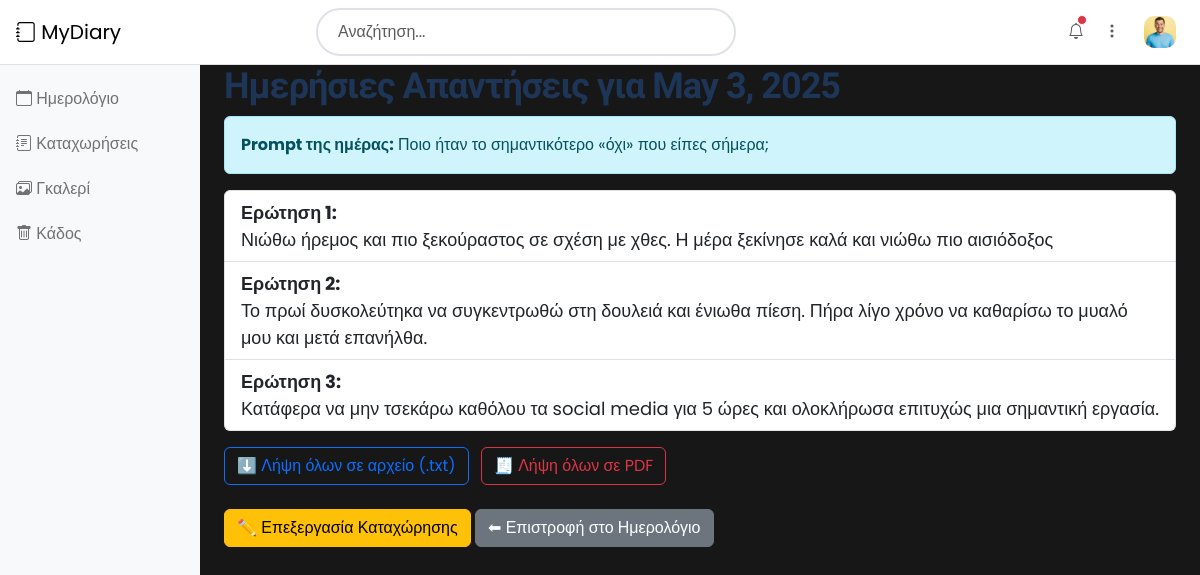
Page /answers/2025-05-03/ (signed in) on the committed database.
### diary/models.py (models this page shows)
class JournalAnswer(models.Model):
    user = models.ForeignKey(User, on_delete=models.CASCADE)
    date = models.DateField()
    question_number = models.PositiveSmallIntegerField()
    answer = models.TextField()
    class Meta:
        unique_together = ('user', 'date', 'question_number')

### diary/views.py (the view)
# urls.py: path('answers/<str:date>/', views.daily_answers_view, name='daily_answers'),
@login_required
def daily_answers_view(request, date):
    date_obj = datetime.strptime(date, "%Y-%m-%d").date()
    answers = JournalAnswer.objects.filter(user=request.user, date=date_obj).order_by('question_number')
    prompt_seed = int(date_obj.strftime("%Y%m%d"))
    random.seed(prompt_seed)
    prompt = get_daily_prompt()
    return render(request, 'diary/daily_answers.html', {
        'date': date_obj,
        'answers': answers,
        'prompt': prompt
    })

### diary/prompts_loader.py (called while the page is built)
def get_daily_prompt():
    try:
        with open(PROMPTS_PATH, 'r', encoding='utf-8') as f:
            prompts = json.load(f)
        if not prompts:
            return None
        today = date.today().strftime("%Y%m%d")
        random.seed(int(today))
        return random.choice(prompts)
    except Exception as e:
        return None

### diary/templates/diary/daily_answers.html (shortened to what this page needs)
{% extends 'diary/base.html' %}
{% block content %}
  <h2>Ημερήσιες Απαντήσεις για {{ date }}</h2>
  {% if prompt %}
    <div class="alert alert-info">
      <strong>Prompt της ημέρας:</strong> {{ prompt }}
    </div>
  {% endif %}
  {% if answers %}
    <ul class="list-group">
        {% for ans in answers %}
        <li class="list-group-item">
          <strong>Ερώτηση {{ ans.question_number }}:</strong><br>
          {{ ans.answer }}
        </li>
      {% endfor %}
      </ul>
      <div class="mt-3">
        <a href="{% url 'export_answers_txt' date=date %}" class="btn btn-outline-primary">
          ⬇️ Λήψη όλων σε αρχείο (.txt)
        </a>
        <a href="{% url 'export_answers_pdf' date=date %}" class="btn btn-outline-danger ms-2">
          🧾 Λήψη όλων σε PDF
        </a>
      </div>
  {% else %}
    <p>Δεν υπάρχουν απαντήσεις για αυτή την ημέρα.</p>
  {% endif %}
  <div class="mt-4">
    <a href="{% url 'entry_view' date %}" class="btn btn-warning">✏️ Επεξεργασία Καταχώρησης</a>
    <a href="{% url 'calendar' %}" class="btn btn-secondary">⬅ Επιστροφή στο Ημερολόγιο</a>
  </div>
{% endblock %}

### diary/templates/diary/base.html (shortened to what this page needs)
{% load static %}
<!DOCTYPE html>
<html lang="el">
<head>
  <link href="https://cdn.jsdelivr.net/npm/bootstrap@5.3.3/dist/css/bootstrap.min.css" rel="stylesheet">
  <link rel="stylesheet" href="{% static 'css/bootstrap-icons.css' %}">
  <link rel="stylesheet" href="{% static 'css/tooplate-mini-finance.css' %}">
  <link rel="stylesheet" href="{% static 'css/styles.css' %}">
  <link rel="stylesheet" href="{% static 'css/form-pack.css' %}">
  <link rel="stylesheet" href="https://cdn.jsdelivr.net/npm/fullcalendar@6.1.8/main.min.css">
</head>
<body>
{% block header %}
<header class="navbar sticky-top flex-md-nowrap">
  <div class="col-md-3 col-lg-3 me-0 px-3 fs-6">
    <a class="navbar-brand" href="{% url 'index' %}">
      <i class="bi-journal"></i> MyDiary
    </a>
  </div>
  <form class="custom-form header-form ms-lg-3 me-lg-auto" action="#" method="get">
    <input class="form-control" name="search" type="text" placeholder="Αναζήτηση..." aria-label="Search">
  </form>
  {% if user.is_authenticated %}
  <div class="navbar-nav me-lg-2">
    <div class="nav-item text-nowrap d-flex align-items-center">
      <div class="dropdown ps-3">
        <a class="nav-link dropdown-toggle text-center" href="#" role="button" data-bs-toggle="dropdown" aria-expanded="false" id="navbarLightDropdownMenuLink">
          <i class="bi-bell"></i>
          <span class="position-absolute start-100 translate-middle p-1 bg-danger border border-light rounded-circle">
          </span>
        </a>
      </div>
      <div class="dropdown ps-1">
        <a class="nav-link dropdown-toggle text-center" href="#" role="button" data-bs-toggle="dropdown" aria-expanded="false">
            <i class="bi-three-dots-vertical"></i>
        </a>
    </div>
      <div class="dropdown px-3">
        <a class="nav-link dropdown-toggle" href="#" role="button" data-bs-toggle="dropdown" aria-expanded="false">
          {% if request.user.is_authenticated %}
            {% if request.user.userprofile.profile_image %}
              <img src="{{ request.user.userprofile.profile_image }}" class="profile-image img-fluid me-3" alt="Προφίλ">
            {% else %}
              <img src="{% static 'images/medium-shot-happy-man-smiling.jpg' %}" class="profile-image img-fluid me-3" alt="Default">
            {% endif %}
          {% endif %}
        </a>
      </div>
    </div>
  </div>
  {% endif %}
</header>
{% endblock %}
<div class="container-fluid">
  <div class="row">
    <nav id="sidebarMenu" class="col-md-3 col-lg-2 d-md-block bg-light sidebar collapse">
      <div class="position-sticky pt-3">
        <ul class="nav flex-column">
          <li class="nav-item"><a class="nav-link" href="{% url 'calendar' %}"><i class="bi-calendar"></i> Ημερολόγιο</a></li>
          <li class="nav-item"><a class="nav-link" href="{% url 'my_entries' %}"><i class="bi-journal-text"></i> Καταχωρήσεις</a></li>
          <li class="nav-item">
            <a class="nav-link" href="{% url 'gallery' %}">
              <i class="bi bi-images"></i> Γκαλερί
            </a>
          </li>
          <li class="nav-item"><a class="nav-link" href="{% url 'trash' %}"><i class="bi-trash"></i> Κάδος</a></li>
        </ul>
      </div>
    </nav>
    <main class="col-md-9 ms-sm-auto col-lg-10 px-md-4">
      {% block content %}{% endblock %}
    </main>
  </div>
</div>
</body>
</html>

### static/css/tooplate-mini-finance.css (style rules this page uses)
:root { --white-color: #ffffff; --primary-color: #E63946; --secondary-color: #F1FAEE; --section-bg-color: #ececec; --primary-bg-color: #E63946; --custom-btn-bg-color: #A8DADC; --custom-btn-bg-hover-color: #1D3557; --heading-color: #1D3557; --dark-color: #000000; --p-color: #717275; --border-color: #e0e0e5; --link-hover-color: #E63946; --body-font-family: 'Unbounded'; --h1-font-size: 74px; --h2-font-size: 46px; --h3-font-size: 32px; --h4-font-size: 28px; --h5-font-size: 24px; --h6-font-size: 22px; --p-font-size: 18px; --menu-font-size: 14px; --btn-font-size: 12px; --copyright-font-size: 10px; --border-radius-large: 100px; --border-radius-medium: 20px; --border-radius-small: 10px; --font-weight-light: 300; --font-weight-normal: 400; --font-weight-bold: 700; }
body { background-color: var(--white-color); font-family: var(--body-font-family); }
h2, h3, h4, h5, h6 { color: var(--heading-color); }
h1, h2, h3, h4, h5, h6 { font-weight: var(--font-weight-bold); }
h2 { font-size: var(--h2-font-size); }
ul li { color: var(--p-color); font-size: var(--p-font-size); font-weight: var(--font-weight-light); }
a, button { touch-action: manipulation; transition: all 0.3s; }
a { display: inline-block; color: var(--primary-color); text-decoration: none; }
b, strong { font-weight: var(--font-weight-bold); }
.profile-image { border-radius: var(--border-radius-small); width: 32px; height: 32px; object-fit: cover; }
.sidebar { background: var(--white-color); position: fixed; top: 0; bottom: 0; left: 0; z-index: 100; padding: 58px 0 0; }
.navbar { background: var(--white-color); border-bottom: 1px solid var(--border-color); padding-top: 8px; padding-bottom: 8px; }
.navbar .nav-link { position: relative; }
.navbar .header-form { width: 35%; }
.navbar .header-form .form-control { margin-bottom: 0; }
.navbar .dropdown-toggle::after { display: none; }
.dropdown-toggle { width: 32px; }
.dropdown-toggle .start-100 { top: 8px; left: 68%!important; }
#sidebarMenu .nav { flex-wrap: inherit; }
#sidebarMenu .nav-link { border-radius: var(--border-radius-small); color: var(--p-color); font-size: var(--menu-font-size); display: inline-block; position: relative; margin-top: 5px; }
.custom-form .form-control { color: var(--p-color); border-radius: var(--border-radius-large); font-size: var(--menu-font-size); margin-bottom: 24px; padding: 10px 20px; outline: none; transition: all 0.3s; }

### static/css/styles.css (style rules this page uses)
body { font-family: "Montserrat", sans-serif; }

### static/css/form-pack.css (style rules this page uses)
:root { --body-bg-color: #181717; --white-color: #ffffff; --primary-color: #E07A5F; --secondary-color: #F2CC8F; --section-bg-color: #f0f8ff; --custom-btn-bg-color: #E07A5F; --custom-btn-bg-hover-color: #F2CC8F; --dark-color: #000000; --p-color: #717275; --link-hover-color: #F2CC8F; --body-font-family: 'Poppins', sans-serif; --heading-font-family: 'Unbounded', sans-serif; --h1-font-size: 62px; --h2-font-size: 36px; --h3-font-size: 28px; --h4-font-size: 24px; --h5-font-size: 22px; --h6-font-size: 20px; --p-font-size: 18px; --menu-font-size: 16px; --btn-font-size: 14px; --border-radius-large: 100px; --border-radius-medium: 20px; --border-radius-small: 10px; --font-weight-normal: 400; --font-weight-medium: 500; --font-weight-bold: 700; }
body { background-color: var(--body-bg-color); font-family: var(--body-font-family); }
h1, h2, h3, h4, h5, h6 { font-family: var(--heading-font-family); font-weight: var(--font-weight-medium); letter-spacing: -1px; }
h2 { font-size: var(--h2-font-size); font-weight: var(--font-weight-bold); }
ul li { color: var(--p-color); font-size: var(--p-font-size); font-weight: var(--font-weight-normal); }
a, button { touch-action: manipulation; transition: all 0.3s; }
a { display: inline-block; color: var(--secondary-color); text-decoration: none; }
b, strong { font-weight: var(--font-weight-bold); }
.custom-form .form-control { border-radius: var(--border-radius-large); border-width: 2px; box-shadow: none; color: var(--p-color); margin-bottom: 20px; padding: 10px; padding-left: 20px; outline: none; }

### rows in the picture
JournalAnswer: question_number "1", answer "Νιώθω ήρεμος και πιο ξεκούραστος σε σχέση με χθες. Η μέρα ξεκίνησε καλά και νιώθω πιο αισιόδοξος"
JournalAnswer: question_number "2", answer "Το πρωί δυσκολεύτηκα να συγκεντρωθώ στη δουλειά και ένιωθα πίεση. Πήρα λίγο χρόνο να καθαρίσω το μυαλό μου και μετά επανήλθα."
JournalAnswer: question_number "3", answer "Κατάφερα να μην τσεκάρω καθόλου τα social media για 5 ώρες και ολοκλήρωσα επιτυχώς μια σημαντική εργασία."

### other values in the picture
{{ date }} "May 3, 2025"
{{ prompt }} "Ποιο ήταν το σημαντικότερο «όχι» που είπες σήμερα;"
